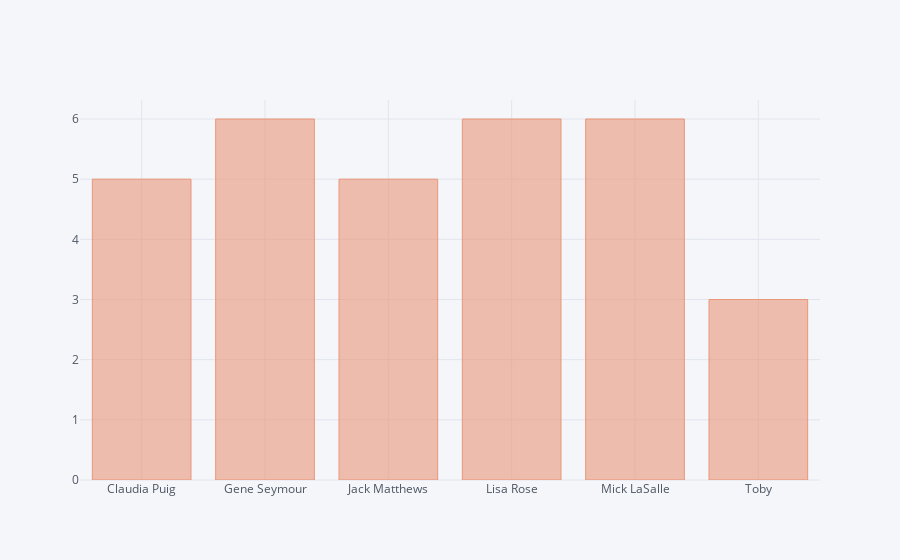

This figure's notebook cell:
### Markdown cell above
All Ratings are in range of 1-5.

### Code cell
dff=df.groupby(['critic']).count()
dff['index']=dff.index
dff.iplot(kind='bar',x='index',y='rating',colors=['darksalmon'])

### Figure 1 — Plotly figure (JSON) as saved in the notebook; plotly's stock layout.template omitted (floating-point values rounded to 4 significant figures)
{"data": [{"marker": {"color": "rgba(233, 150, 122, 0.6)", "line": {"color": "rgba(233, 150, 122, 1.0)", "width": 1}}, "name": "rating", "orientation": "v", "text": "", "type": "bar", "uid": "eea2d4f0-fa17-4cba-988a-695962eb0f8b", "x": ["Claudia Puig", "Gene Seymour", "Jack Matthews", "Lisa Rose", "Mick LaSalle", "Toby"], "y": [5, 6, 5, 6, 6, 3]}], "layout": {"legend": {"bgcolor": "#F5F6F9", "font": {"color": "#4D5663"}}, "paper_bgcolor": "#F5F6F9", "plot_bgcolor": "#F5F6F9", "title": {"font": {"color": "#4D5663"}}, "xaxis": {"gridcolor": "#E1E5ED", "showgrid": true, "tickfont": {"color": "#4D5663"}, "title": {"font": {"color": "#4D5663"}, "text": ""}, "zerolinecolor": "#E1E5ED"}, "yaxis": {"gridcolor": "#E1E5ED", "showgrid": true, "tickfont": {"color": "#4D5663"}, "title": {"font": {"color": "#4D5663"}, "text": ""}, "zerolinecolor": "#E1E5ED"}}}
